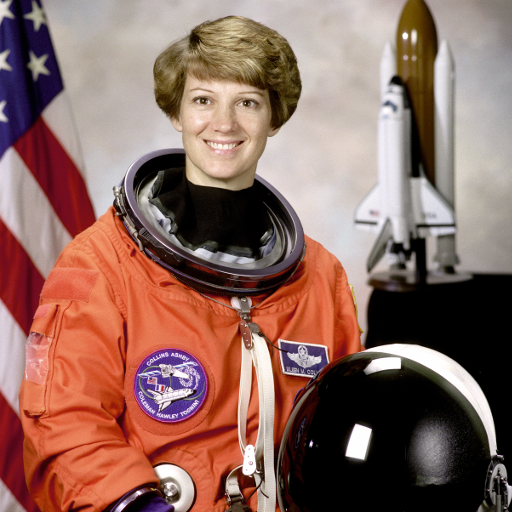
#> input picture skimage.data.astronaut(), 512 x 512 px
$ jupyter execute --allow-errors IP_colore.ipynb   (shell and % lines are left out)
#> lines starting #> are read from the running program, lines starting #| are printed output that depends on the picture; after the words box and inside, x2 and y2 are one past the last pixel; in counts of white or black regions, pixels touching at a corner belong together
[cell 1]
import numpy as np
import matplotlib.pyplot as plt
from skimage import data, io

#  Immagini a colori

Questa attivita' ci aiuta a prendere dimestichezza con le immagini a colori. Dal punto di vista astratto un'immagine a colori è una matrice di elementi ognuno dei quali contiene informazioni vettoriali. La struttura dati è leggermente diversa, come vedremo presto.

[cell 2]
#Con questo frammento di codice carico le due immagini una a fianco all'altra
img1 = data.astronaut() # scikit-image comes already with some images
#> img1 is the input picture: shape (512, 512, 3); mean R, G, B 141.6, 105.8, 96.5
img2 = io.imread('FESI/colore/images/apple.png') # or you can load a custom one (see our folder 'images')
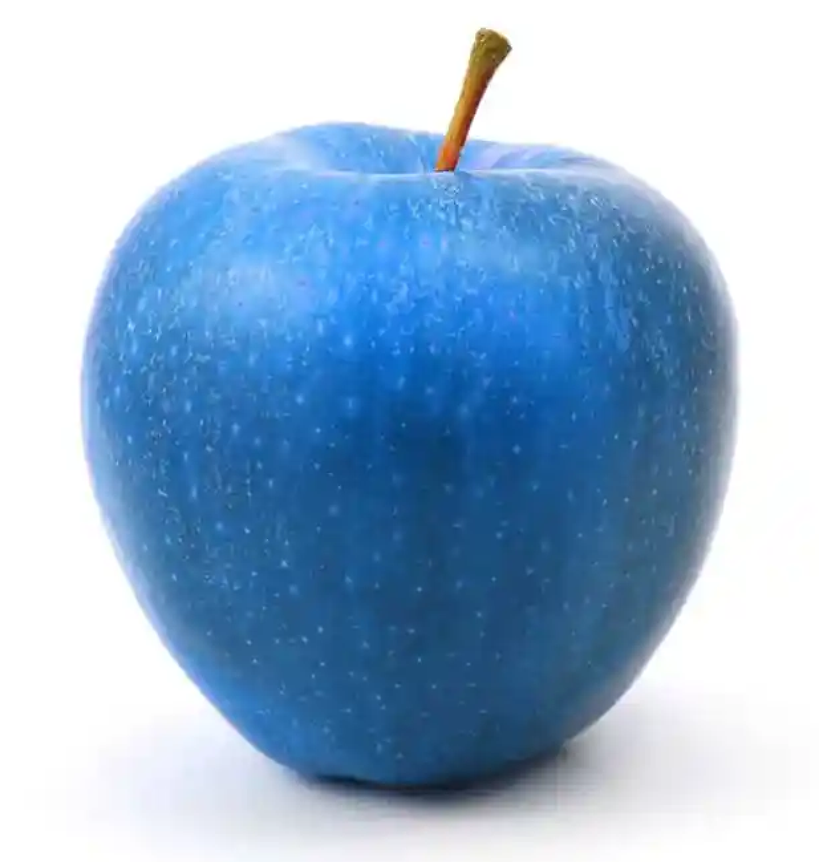
#> input picture FESI/colore/images/apple.png, 819 x 862 px, shrunk from 1234 x 1298 before the run, found by its file name
#> img2 is the input picture: shape (862, 819, 4); mean R, G, B, A 153.3, 182.1, 210, 255

plt.subplot(1,2,1)
plt.imshow(img1)

plt.subplot(1,2,2)
plt.imshow(img2);

### La struttura dati

[cell 3]
#Le due print sono relative alla stessa immagine, non sto analizzando le immagini separate
print("image data type is: {}".format(type(img1)))
#| image data type is: <class 'numpy.ndarray'>
print("image shape is: {}".format(img1.shape))
#| image shape is: (512, 512, 3)

Un'immagine `RGB` è memorizzata in un array tridimensionale(shape = **rows** $\mathbf{\times}$ **columns** $\mathbf{\times}$ **channels**). Possiamo analizzarlo a livelli o layer: le intensità di ogni canale sono memorizzate in una matrice.


[cell 4]
R = img1[:,:,0] #prendo tutte le righe e le colonne del canale zero (Rosso)
G = img1[:,:,1]
B = img1[:,:,2]
print("R shape is: {}".format(R.shape))
#| R shape is: (512, 512)
print("G shape is: {}".format(G.shape))
#| G shape is: (512, 512)
print("B shape is: {}".format(B.shape))
#| B shape is: (512, 512)

Nota: ogni singolo canale è un'immagine che codifica <i>intensità<i>: diamo un'occhiata ai primi elementi dell'immagine <span style="color:red">rossa</span>

[cell 5]
print(R[:3,:5])
#| [[154 109  63  54  76]
#|  [177 144 113 106 128]
#|  [201 182 168 159 167]]

Qual è il range di valori di ogni singolo canale dell'immagine?

#> (a cell that did not finish here is left out)

## Visualizzazione dei canali di colore

Visualizziamo i tre canali: si tratta di tre immagini ad intensità, che misurano la quantità di rosso, di verde e di blu rispettivamente.

NB: Non fatevi ingannare dai falsi colori!!

[cell 7]
plt.figure(figsize=(15,5))

#Misuro l'intensità del rosso, però usando una scala di grigi (porbabilmente per evidenziare meglio(?))
plt.subplot(1,3,1)
plt.imshow((R), cmap='gray'); #cmap='Reds' <-- falsi colori
plt.colorbar(orientation='vertical')
plt.title('R')

plt.subplot(1,3,2)
plt.imshow((G),cmap='gray'); #cmap='Greens');
plt.title('G')
plt.colorbar(orientation='vertical')

plt.subplot(1,3,3)
plt.imshow((B),cmap='gray');# cmap='Blues');
plt.title('B')
plt.colorbar(orientation='vertical')

plt.tight_layout() # a handy command that increases spacing between subplots

### Interpretiamo i campi di colore

Proviamo a interpretare i singoli campi di colore. Per fare ciò utilizziamo un'immagine semplice (un solo oggetto su sfondo bianco), ma un pochino fuorviante (la mela è blu!) <br>
Riesco a farmi un'idea sul colore della mela guardando i 3 campi R, G, B? e dello sfondo?

[cell 8]
R = img2[:,:,0]
#> R: shape (862, 819)
G = img2[:,:,1]
#> G: shape (862, 819)
B = img2[:,:,2]
#> B: shape (862, 819)

plt.figure(figsize=(15,5))

plt.subplot(1,3,1)
plt.imshow((R), cmap='gray'); #cmap='Reds' <-- falsi colori
plt.colorbar(orientation='vertical')
plt.title('R')

plt.subplot(1,3,2)
plt.imshow((G), cmap='gray');
plt.title('G')
plt.colorbar(orientation='vertical')

plt.subplot(1,3,3)
plt.imshow((B), cmap='gray');
plt.title('B')
plt.colorbar(orientation='vertical')

plt.tight_layout() # a handy command that increases spacing between subplots

## Conversione dei colori

### <span style="color:red">R</span><span style="color:green">G</span><span style="color:blue">B</span> to grayscale conversion

Come possiamo trasformare un'immagine a colori in un'immagine a livelli di grigio? Esiste una formula che pesa le componenti in modo adeguato

$Y = 0.2125 \cdot R + 0.7154 \cdot G + 0.0721 \cdot B$

*I coefficienti rappresentano le intensità percepite dalla rappresentazione tricromatica umana: la sensibilità maggiore è sul verde, la minore sul blu* [cit. <a href="https://en.wikipedia.org/wiki/Grayscale">Wikipedia</a>]

La funzione qui di seguito implementa la conversione

[cell 9]
def my_rgb2gray(img):
    return 0.2125 * (img[:,:,0]) + 0.7154 * (img[:,:,1]) + 0.0721 * (img[:,:,2])

[cell 10]
##Code here
plt.imshow(my_rgb2gray(img2), cmap='gray'); # nota la mappa di colori scelta qui

Nella libreria `skimage` esiste una funzione già pronta **<a href="http://scikit-image.org/docs/dev/api/skimage.color.html#skimage.color.rgb2gray">color.rgb2gray</a>**.

### Da RGB a HSV

Trasformiamo l'immagine in HSV e visualizziamo i tre campi hue, saturation, value. Osservate i range di valori e la complessità nell'analizzare il contenuto dei singoli campi. Siete in grado di spiegarvi il perche' dell'output che visualizzate?

[cell 11]
from skimage.color import rgb2hsv
#image = img1
image = img2
hsv_img = rgb2hsv(image[:,:,0:3])
#> hsv_img: shape (862, 819, 3) float64; mean of channels 0, 1, 2 0.383, 0.342, 0.826
H = hsv_img[:, :, 0]
S = hsv_img[:, :, 1]
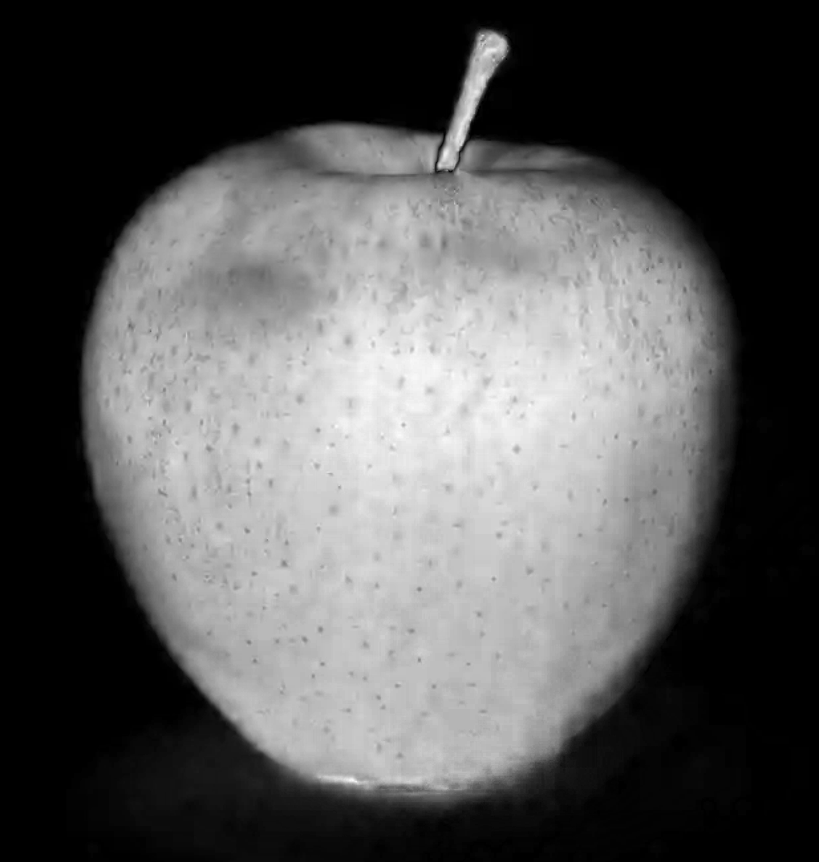
#> S: shape (862, 819) float64; min 0, max 0.986, mean 0.342
V = hsv_img[:, :, 2]

plt.figure(figsize=(15,5))

plt.subplot(1,4,1)
plt.imshow(image);
#plt.colorbar(orientation='vertical')
plt.title('Image')

plt.subplot(1,4,2)
plt.imshow((H), cmap='hsv');
plt.colorbar(orientation='vertical')
plt.title('Hue')

plt.subplot(1,4,3)
plt.imshow(S,cmap='gray');
plt.title('Saturation')
plt.colorbar(orientation='vertical')

plt.subplot(1,4,4)
plt.imshow(V, cmap='gray');
plt.title('Value')
plt.colorbar(orientation='vertical')

#fig.tight_layout()
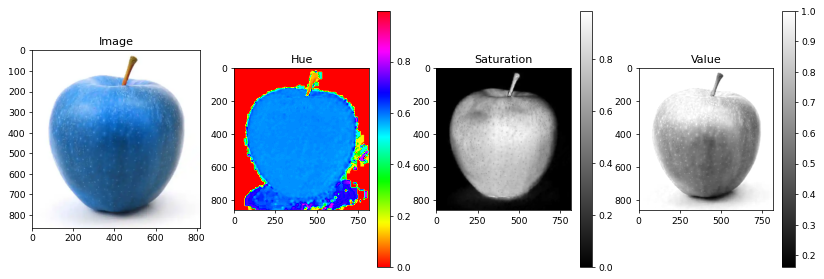
#> figure drawn by matplotlib, 7 panels

Lo spazio HSV può essere utile per identificare aree che corrispondono a specifiche tinte ed è molto intuitivo quando ragioniamo sul concetto di similarità tra colori.

## Segmentazione di colore

<i>Segmentazione di immagine: </i> un'operazione di elaborazione di immagini che ci permette di identificare aree dell'immagine (componenti connesse) associate ad uno stesso attributo. <br>
<i>Segmentazione di colore: </i> un'operazione di elaborazione di immagini che ci permette di identificare aree dell'immagine (componenti connesse) associate ad uno stesso colore o a colori simili. <br>

<p>Per questo motivo e' importante capire come valutare la similarita' tra colori.</p>

Il modo più semplice per effettuare segmentazione di colore è tramite sogliatura. Parleremo più approfonditamente di di sogliatura nella prossima lezione. Qui la definiamo in modo sommario come un'operazione applicata sull'immagine che ci permette di rilevare elementi il cui valore supera una soglia predefinita.<br>Nel codice notate l'uso dell'operatore relazionale applicato all'intera immagine

[cell 12]
soglia = 100
maskRGB = (R > soglia)
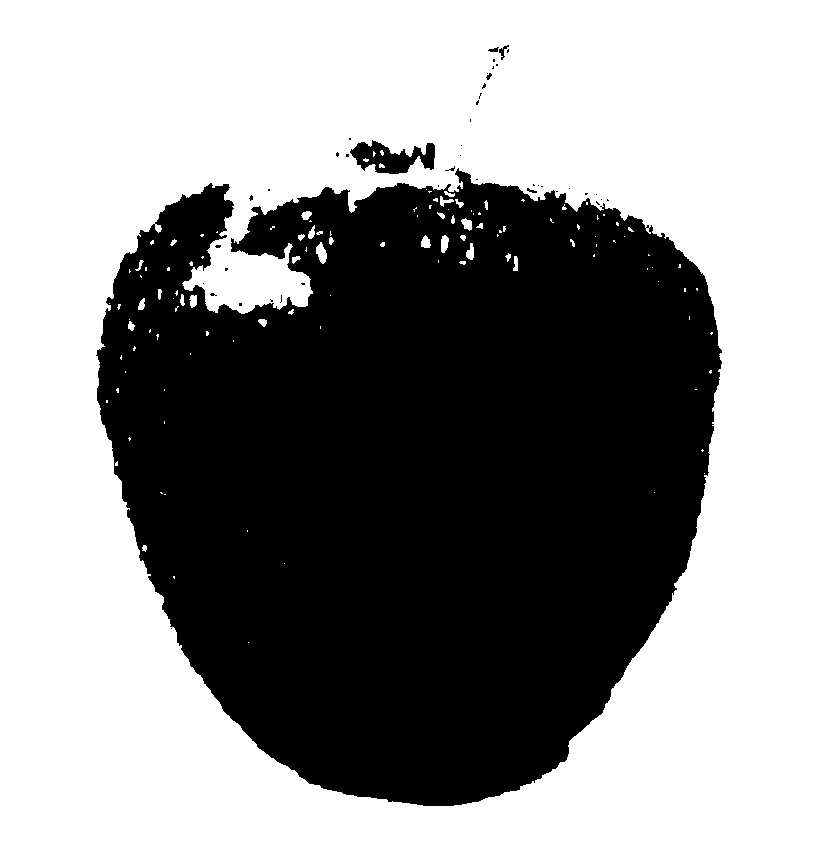
#> maskRGB: shape (862, 819) bool; 57.4% white; 44 black regions (38 under 20 px), largest, box (x1, y1, x2, y2) and area: (96, 168, 722, 806) 298629, (350, 140, 435, 174) 1610, (499, 45, 509, 60) 54, (488, 47, 499, 52) 33, (527, 188, 537, 193) 25, (486, 73, 492, 80) 23

plt.subplot(1,2,1)
plt.imshow(maskRGB, cmap='gray');
#plt.title("in bianco gli elementi che superano la soglia")
mask3=np.copy(img2)
mask3[:,:,0]=mask3[:,:,0]*maskRGB
mask3[:,:,1]=mask3[:,:,1]*maskRGB
mask3[:,:,2]=mask3[:,:,2]*maskRGB
plt.subplot(1,2,2)
plt.imshow(mask3);

[cell 13]
#segmentazione in HSV, le soglie su ogni campo devono essere scelte indipendentemente dal resto
mask = ((H>0.55)&(H<0.75)&(V>0.3)&(S>0.1)) # ha senso?
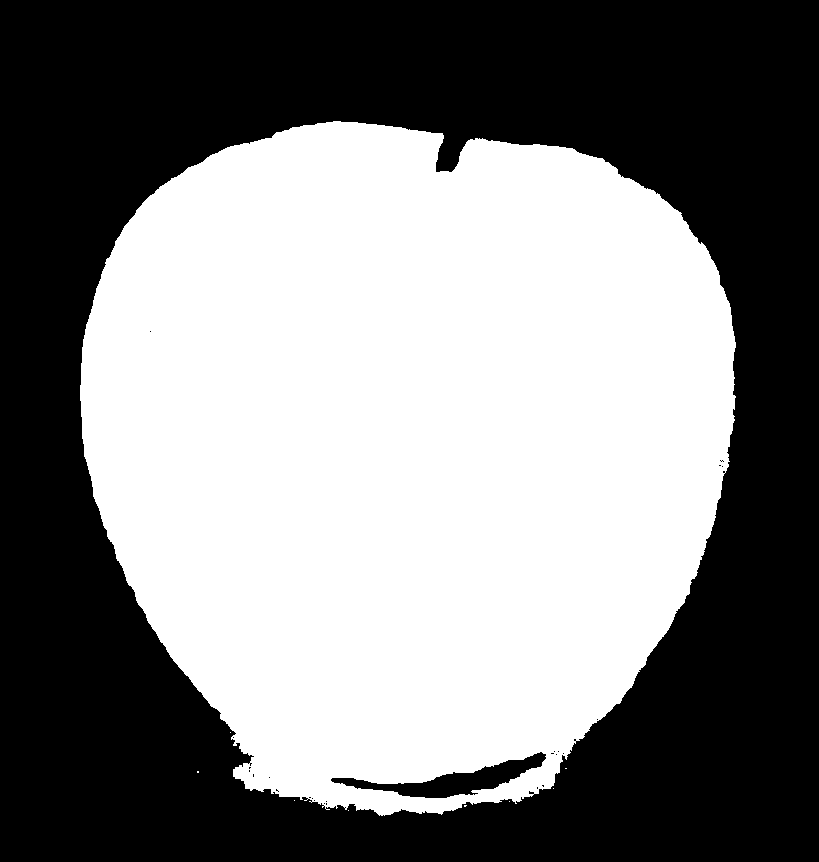
#> mask: shape (862, 819) bool; 50.2% white; 26 black regions (24 under 20 px), largest, box (x1, y1, x2, y2) and area: (0, 0, 819, 862) 348320, (331, 752, 546, 798) 3113
plt.imshow(mask, cmap='gray');

### Giochiamo con la segmentazione di colore

[cell 14]
img_coat = io.imread('FESI/colore/images/coats.png')
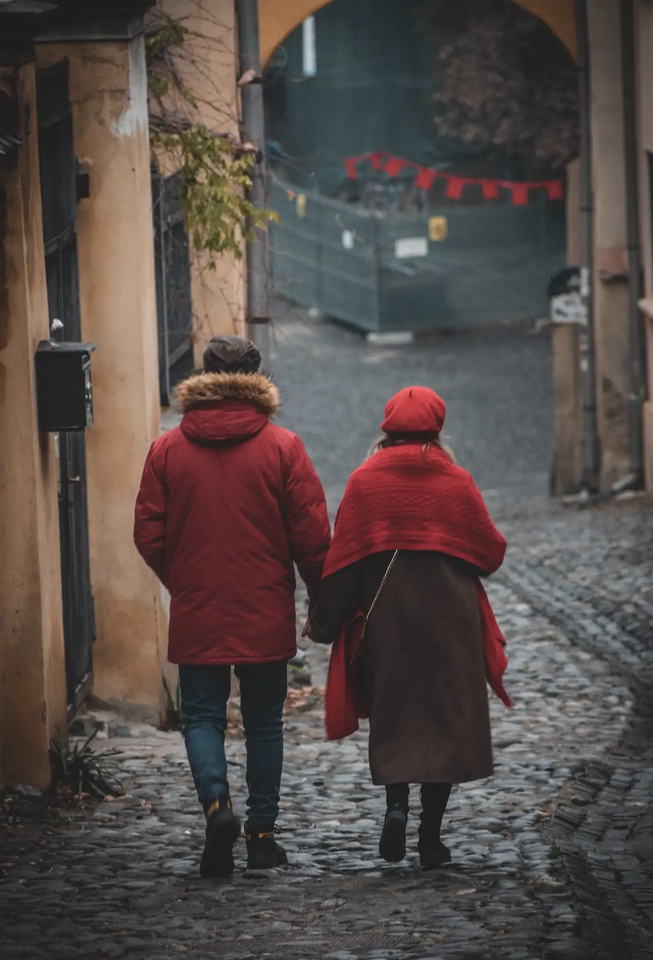
#> input picture FESI/colore/images/coats.png, 653 x 960 px, shrunk from 984 x 1446 before the run, found by its file name
#> img_coat is the input picture: shape (960, 653, 4); mean R, G, B, A 85.3, 75, 71.8, 255

plt.subplot(1,2,1)
plt.imshow(img_coat);
R=img_coat[:,:,0];
#> R: shape (960, 653)
G=img_coat[:,:,1];
#> G: shape (960, 653)
B=img_coat[:,:,2];
#> B: shape (960, 653)

M=((R>60)&(G<80)&(B<80)) #ho cercato pixel molto rossi
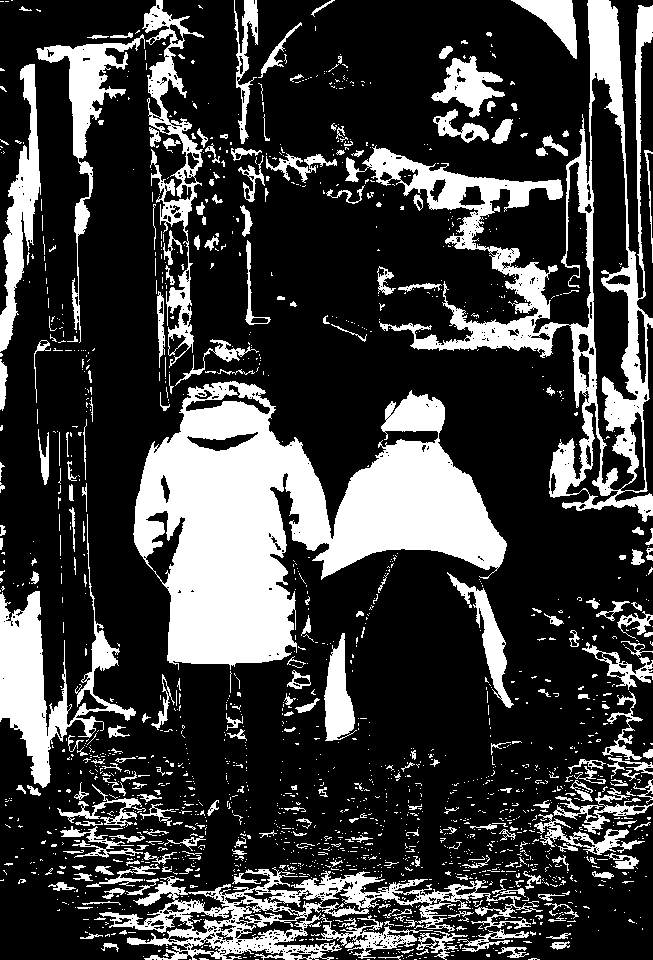
#> M: shape (960, 653) bool; 24.6% white; 1815 white regions (1540 under 20 px), largest, box (x1, y1, x2, y2) and area: (133, 381, 507, 670) 52386, (345, 0, 653, 522) 26293, (99, 867, 543, 960) 12588
img_red = np.copy(img_coat)
#if M>0 returns the original field value, the red field value
img_red[:,:,1]=np.where(M>0,img_coat[:,:,1],img_coat[:,:,0])
img_red[:,:,2]=np.where(M>0,img_coat[:,:,2],img_coat[:,:,0])
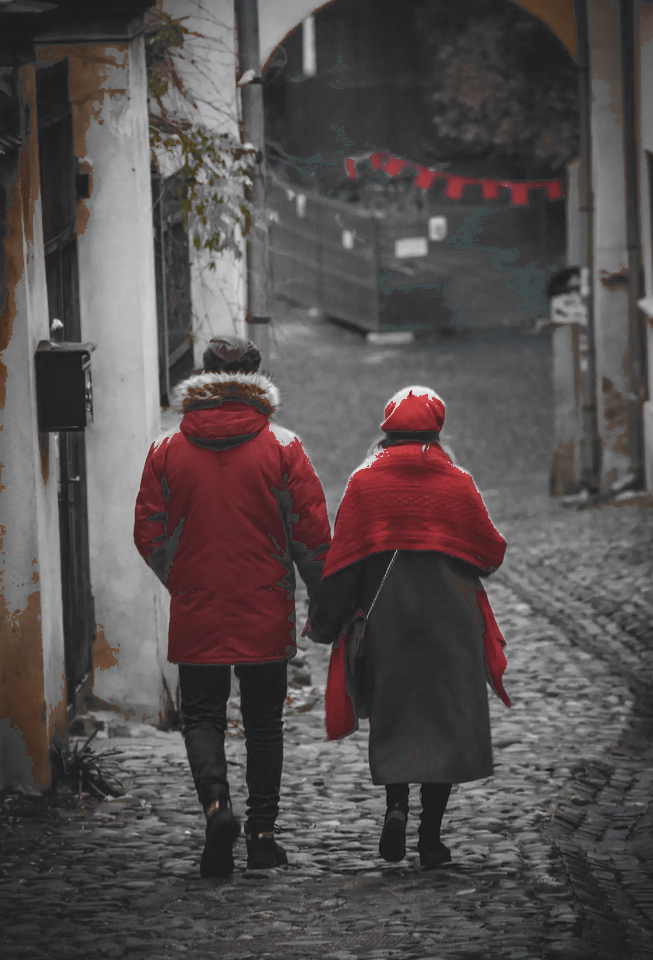
#> img_red: shape (960, 653, 4); mean R, G, B, A 85.3, 78.6, 78.3, 255

plt.subplot(1,2,2)
plt.imshow(img_red);
